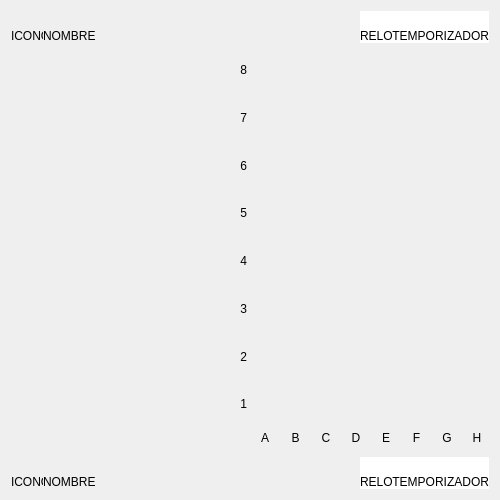
<?xml version="1.0" encoding="UTF-8"?>
<ui version="4.0">
 <class>Board</class>
 <widget class="QWidget" name="Board">
  <property name="geometry">
   <rect>
    <x>0</x>
    <y>0</y>
    <width>500</width>
    <height>500</height>
   </rect>
  </property>
  <property name="sizePolicy">
   <sizepolicy hsizetype="Preferred" vsizetype="Preferred">
    <horstretch>0</horstretch>
    <verstretch>0</verstretch>
   </sizepolicy>
  </property>
  <property name="minimumSize">
   <size>
    <width>500</width>
    <height>500</height>
   </size>
  </property>
  <property name="maximumSize">
   <size>
    <width>700</width>
    <height>700</height>
   </size>
  </property>
  <property name="windowTitle">
   <string>Form</string>
  </property>
  <layout class="QVBoxLayout" name="verticalLayout_3">
   <item>
    <layout class="QHBoxLayout" name="horizontalLayout_2">
     <property name="spacing">
      <number>0</number>
     </property>
     <item>
      <widget class="QLabel" name="label">
       <property name="minimumSize">
        <size>
         <width>32</width>
         <height>32</height>
        </size>
       </property>
       <property name="maximumSize">
        <size>
         <width>32</width>
         <height>32</height>
        </size>
       </property>
       <property name="text">
        <string>ICONO</string>
       </property>
       <property name="alignment">
        <set>Qt::AlignBottom|Qt::AlignLeading|Qt::AlignLeft</set>
       </property>
      </widget>
     </item>
     <item>
      <widget class="QLabel" name="label_2">
       <property name="text">
        <string>NOMBRE</string>
       </property>
       <property name="alignment">
        <set>Qt::AlignBottom|Qt::AlignLeading|Qt::AlignLeft</set>
       </property>
      </widget>
     </item>
     <item>
      <spacer name="horizontalSpacer">
       <property name="orientation">
        <enum>Qt::Horizontal</enum>
       </property>
       <property name="sizeHint" stdset="0">
        <size>
         <width>40</width>
         <height>20</height>
        </size>
       </property>
      </spacer>
     </item>
     <item>
      <widget class="QLabel" name="label_3">
       <property name="minimumSize">
        <size>
         <width>32</width>
         <height>32</height>
        </size>
       </property>
       <property name="maximumSize">
        <size>
         <width>32</width>
         <height>32</height>
        </size>
       </property>
       <property name="styleSheet">
        <string notr="true">background-color: rgb(255, 255, 255);</string>
       </property>
       <property name="text">
        <string>RELOJ</string>
       </property>
       <property name="alignment">
        <set>Qt::AlignBottom|Qt::AlignLeading|Qt::AlignLeft</set>
       </property>
      </widget>
     </item>
     <item>
      <widget class="QLabel" name="label_4">
       <property name="styleSheet">
        <string notr="true">background-color: rgb(255, 255, 255);</string>
       </property>
       <property name="text">
        <string>TEMPORIZADOR</string>
       </property>
       <property name="alignment">
        <set>Qt::AlignBottom|Qt::AlignRight|Qt::AlignTrailing</set>
       </property>
      </widget>
     </item>
    </layout>
   </item>
   <item>
    <layout class="QGridLayout" name="gridLayout">
     <item row="0" column="0">
      <layout class="QVBoxLayout" name="verticalLayout">
       <item>
        <widget class="QLabel" name="label_9">
         <property name="text">
          <string>8</string>
         </property>
         <property name="alignment">
          <set>Qt::AlignRight|Qt::AlignTrailing|Qt::AlignVCenter</set>
         </property>
        </widget>
       </item>
       <item>
        <widget class="QLabel" name="label_10">
         <property name="text">
          <string>7</string>
         </property>
         <property name="alignment">
          <set>Qt::AlignRight|Qt::AlignTrailing|Qt::AlignVCenter</set>
         </property>
        </widget>
       </item>
       <item>
        <widget class="QLabel" name="label_11">
         <property name="text">
          <string>6</string>
         </property>
         <property name="alignment">
          <set>Qt::AlignRight|Qt::AlignTrailing|Qt::AlignVCenter</set>
         </property>
        </widget>
       </item>
       <item>
        <widget class="QLabel" name="label_12">
         <property name="text">
          <string>5</string>
         </property>
         <property name="alignment">
          <set>Qt::AlignRight|Qt::AlignTrailing|Qt::AlignVCenter</set>
         </property>
        </widget>
       </item>
       <item>
        <widget class="QLabel" name="label_13">
         <property name="text">
          <string>4</string>
         </property>
         <property name="alignment">
          <set>Qt::AlignRight|Qt::AlignTrailing|Qt::AlignVCenter</set>
         </property>
        </widget>
       </item>
       <item>
        <widget class="QLabel" name="label_14">
         <property name="text">
          <string>3</string>
         </property>
         <property name="alignment">
          <set>Qt::AlignRight|Qt::AlignTrailing|Qt::AlignVCenter</set>
         </property>
        </widget>
       </item>
       <item>
        <widget class="QLabel" name="label_15">
         <property name="text">
          <string>2</string>
         </property>
         <property name="alignment">
          <set>Qt::AlignRight|Qt::AlignTrailing|Qt::AlignVCenter</set>
         </property>
        </widget>
       </item>
       <item>
        <widget class="QLabel" name="label_16">
         <property name="text">
          <string>1</string>
         </property>
         <property name="alignment">
          <set>Qt::AlignRight|Qt::AlignTrailing|Qt::AlignVCenter</set>
         </property>
        </widget>
       </item>
      </layout>
     </item>
     <item row="0" column="1">
      <layout class="QVBoxLayout" name="verticalLayout_2">
       <item>
        <spacer name="verticalSpacer_2">
         <property name="orientation">
          <enum>Qt::Vertical</enum>
         </property>
         <property name="sizeHint" stdset="0">
          <size>
           <width>20</width>
           <height>40</height>
          </size>
         </property>
        </spacer>
       </item>
       <item>
        <layout class="QHBoxLayout" name="horizontalLayout_4">
         <item>
          <spacer name="horizontalSpacer_7">
           <property name="orientation">
            <enum>Qt::Horizontal</enum>
           </property>
           <property name="sizeHint" stdset="0">
            <size>
             <width>40</width>
             <height>20</height>
            </size>
           </property>
          </spacer>
         </item>
         <item>
          <layout class="QGridLayout" name="gridLayout_board">
           <property name="spacing">
            <number>0</number>
           </property>
          </layout>
         </item>
         <item>
          <spacer name="horizontalSpacer_3">
           <property name="orientation">
            <enum>Qt::Horizontal</enum>
           </property>
           <property name="sizeHint" stdset="0">
            <size>
             <width>40</width>
             <height>20</height>
            </size>
           </property>
          </spacer>
         </item>
        </layout>
       </item>
       <item>
        <spacer name="verticalSpacer">
         <property name="orientation">
          <enum>Qt::Vertical</enum>
         </property>
         <property name="sizeHint" stdset="0">
          <size>
           <width>20</width>
           <height>40</height>
          </size>
         </property>
        </spacer>
       </item>
      </layout>
     </item>
     <item row="1" column="0">
      <spacer name="horizontalSpacer_12">
       <property name="orientation">
        <enum>Qt::Horizontal</enum>
       </property>
       <property name="sizeHint" stdset="0">
        <size>
         <width>40</width>
         <height>20</height>
        </size>
       </property>
      </spacer>
     </item>
     <item row="1" column="1">
      <layout class="QHBoxLayout" name="horizontalLayout">
       <item>
        <widget class="QLabel" name="label_17">
         <property name="text">
          <string>A</string>
         </property>
         <property name="alignment">
          <set>Qt::AlignHCenter|Qt::AlignTop</set>
         </property>
        </widget>
       </item>
       <item>
        <widget class="QLabel" name="label_18">
         <property name="text">
          <string>B</string>
         </property>
         <property name="alignment">
          <set>Qt::AlignHCenter|Qt::AlignTop</set>
         </property>
        </widget>
       </item>
       <item>
        <widget class="QLabel" name="label_19">
         <property name="text">
          <string>C</string>
         </property>
         <property name="alignment">
          <set>Qt::AlignHCenter|Qt::AlignTop</set>
         </property>
        </widget>
       </item>
       <item>
        <widget class="QLabel" name="label_20">
         <property name="text">
          <string>D</string>
         </property>
         <property name="alignment">
          <set>Qt::AlignHCenter|Qt::AlignTop</set>
         </property>
        </widget>
       </item>
       <item>
        <widget class="QLabel" name="label_21">
         <property name="text">
          <string>E</string>
         </property>
         <property name="alignment">
          <set>Qt::AlignHCenter|Qt::AlignTop</set>
         </property>
        </widget>
       </item>
       <item>
        <widget class="QLabel" name="label_22">
         <property name="text">
          <string>F</string>
         </property>
         <property name="alignment">
          <set>Qt::AlignHCenter|Qt::AlignTop</set>
         </property>
        </widget>
       </item>
       <item>
        <widget class="QLabel" name="label_23">
         <property name="text">
          <string>G</string>
         </property>
         <property name="alignment">
          <set>Qt::AlignHCenter|Qt::AlignTop</set>
         </property>
        </widget>
       </item>
       <item>
        <widget class="QLabel" name="label_24">
         <property name="text">
          <string>H</string>
         </property>
         <property name="alignment">
          <set>Qt::AlignHCenter|Qt::AlignTop</set>
         </property>
        </widget>
       </item>
      </layout>
     </item>
    </layout>
   </item>
   <item>
    <layout class="QHBoxLayout" name="horizontalLayout_3">
     <property name="spacing">
      <number>0</number>
     </property>
     <item>
      <widget class="QLabel" name="label_5">
       <property name="minimumSize">
        <size>
         <width>32</width>
         <height>32</height>
        </size>
       </property>
       <property name="maximumSize">
        <size>
         <width>32</width>
         <height>32</height>
        </size>
       </property>
       <property name="text">
        <string>ICONO</string>
       </property>
       <property name="alignment">
        <set>Qt::AlignBottom|Qt::AlignLeading|Qt::AlignLeft</set>
       </property>
      </widget>
     </item>
     <item>
      <widget class="QLabel" name="label_6">
       <property name="text">
        <string>NOMBRE</string>
       </property>
       <property name="alignment">
        <set>Qt::AlignBottom|Qt::AlignLeading|Qt::AlignLeft</set>
       </property>
      </widget>
     </item>
     <item>
      <spacer name="horizontalSpacer_2">
       <property name="orientation">
        <enum>Qt::Horizontal</enum>
       </property>
       <property name="sizeHint" stdset="0">
        <size>
         <width>40</width>
         <height>20</height>
        </size>
       </property>
      </spacer>
     </item>
     <item>
      <widget class="QLabel" name="label_7">
       <property name="minimumSize">
        <size>
         <width>32</width>
         <height>32</height>
        </size>
       </property>
       <property name="maximumSize">
        <size>
         <width>32</width>
         <height>32</height>
        </size>
       </property>
       <property name="styleSheet">
        <string notr="true">background-color: rgb(255, 255, 255);</string>
       </property>
       <property name="text">
        <string>RELOJ</string>
       </property>
       <property name="alignment">
        <set>Qt::AlignBottom|Qt::AlignLeading|Qt::AlignLeft</set>
       </property>
      </widget>
     </item>
     <item>
      <widget class="QLabel" name="label_8">
       <property name="styleSheet">
        <string notr="true">background-color: rgb(255, 255, 255);</string>
       </property>
       <property name="text">
        <string>TEMPORIZADOR</string>
       </property>
       <property name="alignment">
        <set>Qt::AlignBottom|Qt::AlignRight|Qt::AlignTrailing</set>
       </property>
      </widget>
     </item>
    </layout>
   </item>
  </layout>
 </widget>
 <resources/>
 <connections/>
</ui>
